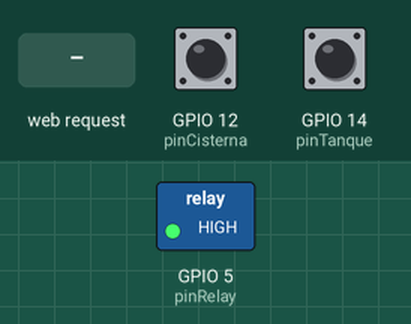
Recording of a sketch running on a simulated ESP8266 (NodeMCU). Shown: switched loads named in the sketch (green lamp = pin HIGH). The test bench sets the inputs (shaded band); at power-on: GPIO 12 (pinCisterna) HIGH, GPIO 14 (pinTanque) HIGH. WiFi joins after 1.5 s; servers stay silent unless stated; network time is answered at once with the bench clock; the local clock reads 2024-03-15 10:24:30 at power-on unless the sketch sets it.

Above: at 2.7 s.
2.8 s: HTTP request GET /on received
Timing chart, 0 to 5.8 s (numbered marks = the images above; inputs shaded):
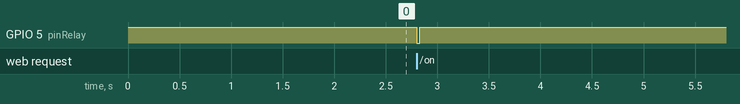

The sketch:

Cisterna.ino
```cpp
// +----------------+-------------+----------------------+-----------------------------------------------+
// | Componente     | Pin NodeMCU | Función              | Nota Crítica                                  |
// +================+=============+======================+===============================================+
// | Boya Tanque    | D5 (GPIO14) | Entrada Nivel Bajo   | Usar resistencia 10k entre D5 y 3.3V          |
// +----------------+-------------+----------------------+-----------------------------------------------+
// | Boya Cisterna  | D6 (GPIO12) | Seguridad Agua       | Entrada Digital (usar PULLUP interno)         |
// +----------------+-------------+----------------------+-----------------------------------------------+
// | Módulo Relay   | D1 (GPIO5)  | Activar Bomba        | Salida Digital (lógica inversa, activo en LOW)|
// +----------------+-------------+----------------------+-----------------------------------------------+
// | Fuente StepDown| VIN / GND   | Alimentación         | Salida de 5V a VIN (NodeMCU regula a 3.3V)    |
// +----------------+-------------+----------------------+-----------------------------------------------+

#include <ESP8266WiFi.h>
#include <ESP8266WebServer.h>
#include <NTPClient.h>
#include <WiFiUdp.h>

// --- Configuración WiFi ---
const char* ssid = "Ali";
const char* password = "tanguito2";

// --- Configuración de Pines ---
const int pinRelay = 5;    // D1
const int pinTanque = 14;  // D5
const int pinCisterna = 12; // D6

// --- Tiempos de Seguridad (ms) ---
const unsigned long MAX_RUN_TIME = 1800000;  // X: 1/2 hora
const unsigned long MIN_REST_TIME = 600000;  // N: 10 minutos de descanso entre encendidos
const unsigned long FILTRO_RUIDO = 2000;    // 2 segundos para cable largo

// --- Variables de Estado ---
bool bombaEncendida = false;
unsigned long tiempoUltimoCambio = 0;
unsigned long timerFiltroTanque = 0;
bool estadoTanqueConfirmado = false;

// --- NTP y Logs ---
WiFiUDP ntpUDP;
NTPClient timeClient(ntpUDP, "pool.ntp.org", -3 * 3600); // GMT-3 Argentina

struct LogEvento {
  String fechaHora;
  String tipo;
  String causa;
};

LogEvento historial[40];
int logIndex = 0;

ESP8266WebServer server(80);

void agregarLog(String tipo, String causa) {
  timeClient.update();
  String hora = (WiFi.status() == WL_CONNECTED) ? timeClient.getFormattedTime() : "Sin Hora";

  if (logIndex < 40) {
    historial[logIndex] = {hora, tipo, causa};
    logIndex++;
  } else {
    for (int i = 0; i < 39; i++) historial[i] = historial[i + 1];
    historial[39] = {hora, tipo, causa};
  }
}

void actualizarBomba(bool estado, String causa) {
  if (estado == bombaEncendida) return;
  digitalWrite(pinRelay, estado ? LOW : HIGH); // Low Trigger Relay
  bombaEncendida = estado;
  tiempoUltimoCambio = millis();
  agregarLog(estado ? "ENCENDIDO" : "APAGADO", causa);
}

// --- Interfaz Web ---
void handleRoot() {
  String html = "<!DOCTYPE html><html lang='es'><head><meta charset='UTF-8'><meta name='viewport' content='width=device-width, initial-scale=1'>";
  html += "<style>body{font-family:Arial; text-align:center; background:#f4f4f4;} .card{background:white; margin:20px auto; padding:20px; width:90%; max-width:500px; border-radius:10px; box-shadow:0 4px 8px rgba(0,0,0,0.1);}";
  html += ".btn{padding:15px 25px; margin:10px; border:none; border-radius:5px; cursor:pointer; font-weight:bold;} .on{background:#2ecc71; color:white;} .off{background:#e74c3c; color:white;}";
  html += ".acc{background:#ddd; color:#444; cursor:pointer; padding:15px; width:100%; border:none; text-align:left; outline:none; margin-top:20px;} .panel{display:none; background:white; overflow-x:auto;} table{width:100%; border-collapse:collapse;} td,th{border:1px solid #ddd; padding:8px; font-size:12px;}</style></head><body>";

  html += "<div class='card'><h2>Control de Bomba</h2>";
  html += "<h3>Estado: <span style='color:" + String(bombaEncendida ? "#2ecc71" : "#e74c3c") + "'>" + String(bombaEncendida ? "ENCENDIDA" : "APAGADA") + "</span></h3>";

  html += "<button class='btn on' onclick=\"location.href='/on'\">ENCENDER</button>";
  html += "<button class='btn off' onclick=\"location.href='/off'\">APAGAR</button>";

  html += "<button class='acc'>+ Ver Historial de Eventos</button>";
  html += "<div class='panel'><table><tr><th>Hora</th><th>Evento</th><th>Causa</th></tr>";
  for (int i = logIndex - 1; i >= 0; i--) {
    html += "<tr><td>" + historial[i].fechaHora + "</td><td>" + historial[i].tipo + "</td><td>" + historial[i].causa + "</td></tr>";
  }
  html += "</table><br><button class='btn' style='background:#3498db; color:white;' onclick='descargarCSV()'>Descargar CSV</button></div></div>";

  html += "<script>document.querySelector('.acc').onclick = function(){ this.classList.toggle('active'); var p = this.nextElementSibling; p.style.display = (p.style.display==='block')?'none':'block'; };";
  html += "function descargarCSV(){ var csv = 'Hora,Evento,Causa\\n'; var rows = document.querySelectorAll('tr'); for(var i=1; i<rows.length; i++){ var cols = rows[i].querySelectorAll('td'); var r = []; for(var j=0; j<cols.length; j++) r.push(cols[j].innerText); csv += r.join(',') + '\\n'; }";
  html += "var b = new Blob([csv],{type:'text/csv'}); var a = document.createElement('a'); a.href = URL.createObjectURL(b); a.download = 'log_bomba.csv'; a.click(); }</script></body></html>";

  server.send(200, "text/html", html);
}

void setup() {
  pinMode(pinRelay, OUTPUT);
  digitalWrite(pinRelay, HIGH); // Apagado por defecto
  pinMode(pinTanque, INPUT_PULLUP);
  pinMode(pinCisterna, INPUT_PULLUP);

  WiFi.begin(ssid, password);
  while (WiFi.status() != WL_CONNECTED) delay(500);

  timeClient.begin();
  server.on("/", handleRoot);
  server.on("/on", []() { actualizarBomba(true, "Manual Web"); server.send(200, "text/html", "<script>location.href='/';</script>"); });
  server.on("/off", []() { actualizarBomba(false, "Manual Web"); server.send(200, "text/html", "<script>location.href='/';</script>"); });
  server.begin();
}

void loop() {
  server.handleClient();
  unsigned long ahora = millis();

  // 1. FILTRO DE RUIDO (DEBOUNCE) PARA CABLE LARGO
  bool lecturaTanqueActual = (digitalRead(pinTanque) == LOW);
  if (lecturaTanqueActual != estadoTanqueConfirmado) {
    if (ahora - timerFiltroTanque > FILTRO_RUIDO) {
      estadoTanqueConfirmado = lecturaTanqueActual;
    }
  } else {
    timerFiltroTanque = ahora;
  }

  bool cisternaOk = (digitalRead(pinCisterna) == LOW);

  // 2. LÓGICA DE CONTROL AUTOMÁTICO
  if (!bombaEncendida) {
    // Encendido: Tanque bajo confirmado + Cisterna Ok + Tiempo de descanso N cumplido
    if (estadoTanqueConfirmado && cisternaOk && (ahora - tiempoUltimoCambio > MIN_REST_TIME)) {
      actualizarBomba(true, "Automático (Tanque Bajo)");
    }
  } else {
    // Apagado: Tanque lleno (confirmado false) O Cisterna vacía O Tiempo máximo X cumplido
    if (!estadoTanqueConfirmado) {
      actualizarBomba(false, "Tanque Lleno");
    } else if (!cisternaOk) {
      actualizarBomba(false, "Cisterna Vacía");
    } else if (ahora - tiempoUltimoCambio > MAX_RUN_TIME) {
      actualizarBomba(false, "Timeout de Seguridad (X)");
    }
  }
}
```

Measured:
- after the input at 2.8 s, GPIO 5 (pinRelay): HIGH → LOW at once, → HIGH 0.03 s later
